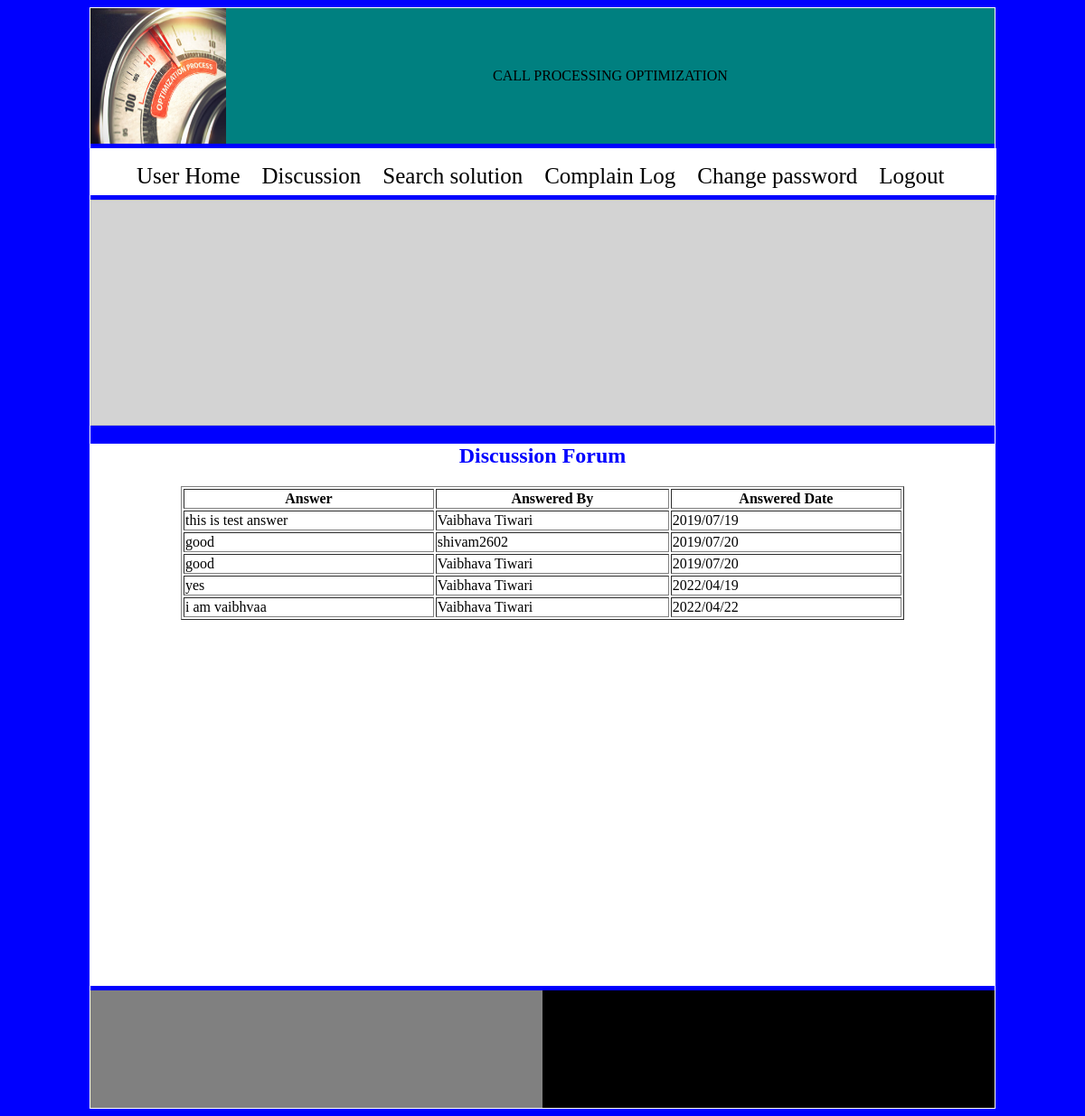
/userzone/viewanswer/1 (signed in), run on the app's committed database.
### userzone/models.py (models this page shows)
class Answer(models.Model):
    aid=models.AutoField(primary_key=True)
    answertext=models.TextField()
    answeredby=models.CharField(max_length=50)
    qid=models.IntegerField()
    answerddate=models.CharField(max_length=30)

### userzone/views.py (the view)
# urls.py: url(r'^viewanswer/(?P<qid>\d+)$',views.viewanswer,name='viewanswer'),
def viewanswer(request,qid):
    if request.session['userid']:
        ans=Answer.objects.filter(qid=qid)
        return render(request,'viewanswer.html',{'ans':ans})
    else:
        return render(request,'login.html')

### userzone/templates/viewanswer.html (shortened to what this page needs)
<!DOCTYPE html>
<html lang="en">
<head>
    {% load static %}
</head>
<body bgcolor="blue" onload="moveslider()">
    <div id="outer">
        <div id="header">
            <div id="logo">
                <img src="{% static 'images/logo21.jpg' %}" height="150px" width="150px"/>
            </div>
            <div id="banner">CALL PROCESSING OPTIMIZATION</div>
        </div>
        <div id="menu">
            <ul>
                <li><a href="{% url 'userzone:userhome' %}"  >User Home</a></li>
                <li><a href="{% url 'userzone:discussion' %}"  >Discussion</a></li>
                <li><a href="{% url 'userzone:searchsolution' %}">Search solution</a></li>
                <li><a href="{% url 'userzone:complainlog' %}">Complain Log</a></li>
                <li><a href="{% url 'userzone:changepassword' %}">Change password</a></li>
                <li><a href="{% url 'userzone:logout' %}">Logout</a></li>
            </ul>
        </div>
        <div id="slider">
            <img id="slide" width="1000" height="250"/>
        </div>
        <div id="parent">
            <h2 style="text-align:center;color:blue;">
                Discussion Forum
            </h2>
            <table border="1" style="width:80%;margin:0 auto;">
                <tr>
                    <th>Answer</th>
                    <th>Answered By</th>
                    <th>Answered Date</th>
                </tr>
                {% for a in ans %}
                    <tr>
                        <td>{{a.answertext}}</td>
                        <td>{{a.answeredby}}</td>
                        <td>{{a.answerddate}}</td>
                    </tr>
                {% endfor %}
            </table>
        </div>
        <div id="footer">
            <div id="lf"></div>
             <div id="rf"></div>
        </div>
</body>
</html>

### userzone/templates/viewanswer.html (style rules this page uses)
#outer { min-height:950px; width:1000px; border:1px solid white; margin:auto; height:auto; }
#header { height:150px; width:1000px; }
#logo { height:150px; width:150px; background-color:cyan; float:left; }
#banner { height:150px; width:850px; background-color:teal; float:right; text-align:center; line-height:150px; }
#menu { width:1000px; height:50px; background-color:white; margin-top:5px; border:1px solid white; }
#menu ul { list-style-type:none; }
#menu ul li { display:inline; }
#menu ul li a { font-size:25px; padding:10px; text-decoration:none; color:black; }
#slider { width:1000px; height:250px; background-color:lightgrey; margin-top:5px; }
#parent { min-height:600px; width:1000px; margin-top:5px; background-color:white; height:auto; }
#footer { width:1000px; height:130px; margin-top:5px }
#lf { width:500px; height:130px; background-color:black; color:white; text-align:center; float:right; }
#rf { width:500px; height:130px; background-color:grey; color:white; text-align:center; float:right; }

### data on the page
Answer: answertext "this is test answer", answeredby "Vaibhava Tiwari", answerddate "2019/07/19"
Answer: answertext "good", answeredby "shivam2602", answerddate "2019/07/20"
Answer: answertext "good", answeredby "Vaibhava Tiwari", answerddate "2019/07/20"
Answer: answertext "yes", answeredby "Vaibhava Tiwari", answerddate "2022/04/19"
Answer: answertext "i am vaibhvaa", answeredby "Vaibhava Tiwari", answerddate "2022/04/22"
